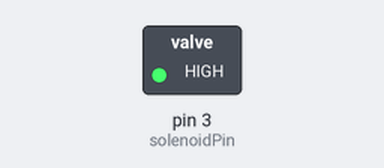
This sketch was run on a simulated Arduino Uno, built with avr-gcc and run on an emulated ATmega328P. Parts: switched loads named in the sketch (green lamp = pin HIGH). Dashed ring = blinking.

Above: at 0.5 s.
Timing chart, 0 to 4.6 s (numbered marks = the images above):
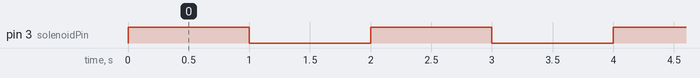

The sketch:

Code002.ino
```cpp
int solenoidPin = 3;    //This is the output pin on the Arduino we are using

void setup() {
  // put your setup code here, to run once:
  pinMode(solenoidPin, OUTPUT);           //Sets the pin as an output
}

void loop() {
  // put your main code here, to run repeatedly:
  digitalWrite(solenoidPin, HIGH);    //Switch Solenoid ON
  delay(1000);                      //Wait 1 Second
  digitalWrite(solenoidPin, LOW);     //Switch Solenoid OFF
  delay(1000);                      //Wait 1 Second
}
```

Measured:
- by itself, pin 3 (solenoidPin): alternates HIGH for 1.0 s and LOW for 1.0 s
